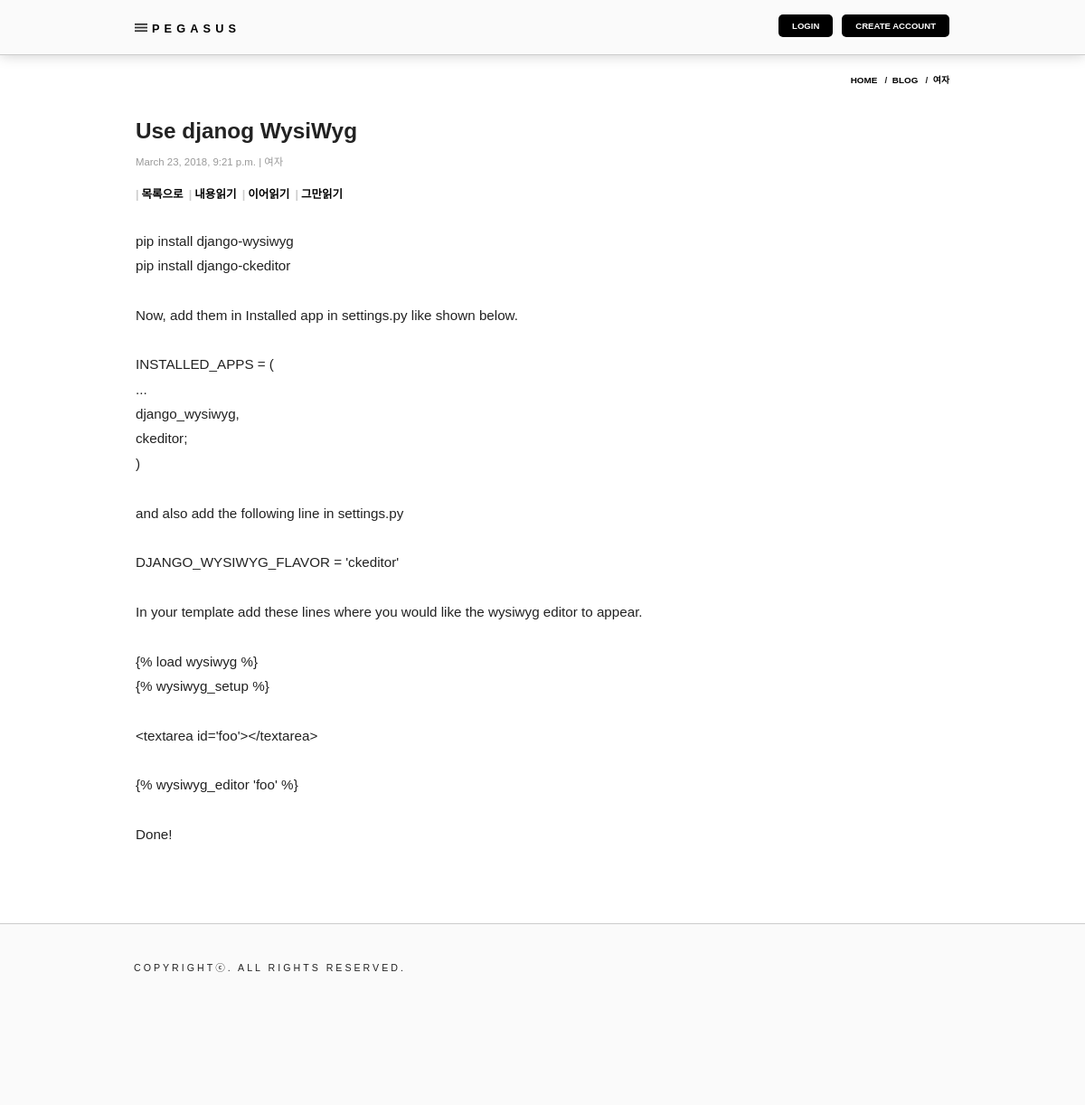
Page /blog/2/?page=1 on the committed database.
### blog/models.py (models this page shows, shortened)
class Blog(models.Model):
    objects        = models.Manager()
    author         = models.ForeignKey('auth.User', on_delete=models.CASCADE, verbose_name='등록자')
    category       = models.ForeignKey(Category, on_delete=models.CASCADE, default=1, verbose_name='분류')
    title          = models.CharField(max_length=200, verbose_name='제목')
    text           = models.TextField(verbose_name='내용')
    created_date   = models.DateTimeField(default=timezone.now, verbose_name='생성일')
    published_date = models.DateTimeField(blank=True, null=True, verbose_name='공개일')

class Category(models.Model):
    objects       = models.Manager()
    category_name = models.CharField(max_length=50, verbose_name='분류명')

### blog/views.py (the view)
# urls.py: url(r'^(?P<pk>\d+)/$', views.blog_detail, name='blog_detail'),
def blog_detail(request, pk):
    post  = get_object_or_404(Blog.objects.select_related('category'), pk=pk)
    page  = request.GET.get('page')
    if not page:
        page = 1
    catid = request.GET.get('cat')
    files = AttachedImage.objects.filter(blogid=pk)
    return render(request, 'blog/blog_detail.html', {
            'post': post,
            'page':page,
            'files':files,
            'category':catid,
            'post_author':post.author,
        }
    )

### blog/templates/blog/blog_detail.html (shortened to what this page needs)
{% extends 'main/layout.html' %}
{% load static %}
{% block location %}
    &nbsp;&nbsp;/&nbsp;&nbsp;<a href='{% url 'blog:blog_list' %}'>BLOG</a>
    &nbsp;&nbsp;/&nbsp;&nbsp;<a href='{% url 'blog:blog_list' %}?cat={{ post.category.pk }}'>{{ post.category.category_name }}</a>
{% endblock %}
{% block content %}
    <div class="post">
        <h1 class='title'>{{ post.title }}</h1>
        <div class="subtitle">
            {% if post.published_date %}
            <p style='padding-bottom:15px;'>{{post.published_date}}&nbsp;|&nbsp;{{ post.category.category_name }}</p>
            <p>
            {% endif %}
            <span><a href='{% url 'blog:blog_list' %}?page={{page}}{% if category %}&cat={{category}}{% endif %}'>목록으로</a></span>
            <span id="speak">
                <a href="#articlecontent" onclick="speakStart();return false;" title="소리내어 내용 읽기">내용읽기</a>
                <a href="#articlecontent" onclick="speakContinue();return false;" title="소리내어 이어 읽기">이어읽기</a>
                <a href="#articlecontent" onclick="speakStop();return false;" title="그만 읽기">그만읽기</a>
            </span>
            </p>
        </div>
        <div>&nbsp;</div>
        <div>
            <div id='articlecontent'>
                {{ post.text|linebreaksbr|urlize }}
             </div>
            </div>
    </div>
{% endblock %}

### static/css/style.css (style rules this page uses)
html, body { margin:0;padding:0;height:100%; }
body { min-width:320px;overflow-x:hidden;font-size:0.95em;color:#222;font-family:'GyeonggiBatang',sans-serif;line-height:1.8em; }
header,article,footer,div,ul,li,dl,dt,dd,p,h1,h2,h3,h4,h5,h6,fieldsetlegend,iframe,table,th,td { margin:0;padding:0; }
a { text-decoration:none;color:#000; }
h1 { position:relative;margin-bottom:20px;font-size:1.6em;font-weight:bold;line-height:1.2em;overflow:hidden;white-space:nowrap;text-overflow:ellipsis; }
h1.title { overflow:visible;white-space:normal; }
div.subtitle { margin-top:-10px;color:#999;font-size:0.75em;line-height:1.8em;overflow:hidden;white-space:nowrap;text-overflow:ellipsis; }
div.subtitle a { font-weight:bold;padding-right:3px;font-size:1.1em; }
div.subtitle a:before { content:'|';margin-right:3px;color:#ccc; }
#articlecontent, .articlecontent { text-align:justify; }

### rows in the picture
Blog: category.category_name "여자", title "Use djanog WysiWyg", published_date "March 23, 2018, 9:21 p.m.", text "pip install django-wysiwyg pip install django-ckeditor Now, add them in Installed app in settings.py like shown below. INSTALLED_APPS = ( ... django_wysiwyg, ckeditor; ) and also add the following line in settings.py DJANGO_WYSIWYG_FLAVOR = 'ckeditor' In your template add these lines where you would like the wysiwyg editor to appear. {% load wysiwyg %} {% wysiwyg_setup %} <textarea id='foo'></textarea> {% wysiwyg_editor 'foo' %} Done!"
